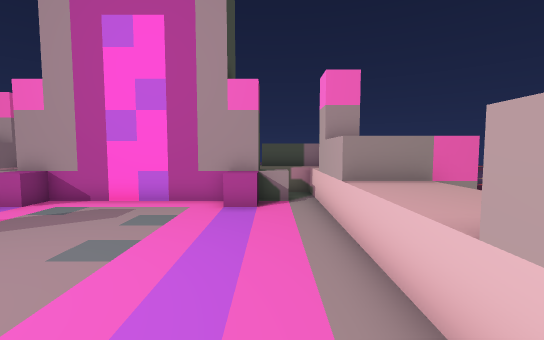
view 1 (above)

13 first-person views from a walk through a 3-D level made in the Unity game engine. The camera is 1.5 m above the floor, tilts 4° down and sees 90° across. The floor is counted in squares, 1 m on a side. Each view is taken from the middle of a square. On the plan, view 1 faces up. The plan holds only what a view shows up to about 14 squares ahead; the rest is blank. The place goes on beyond the plan.

view 2
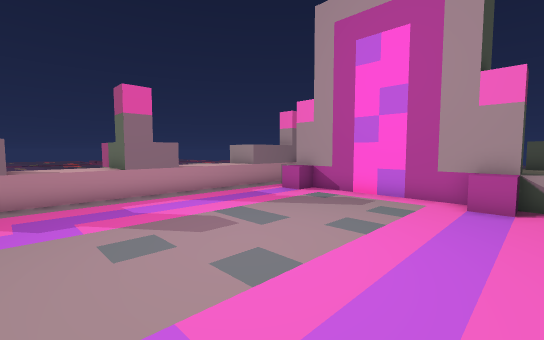

view 3
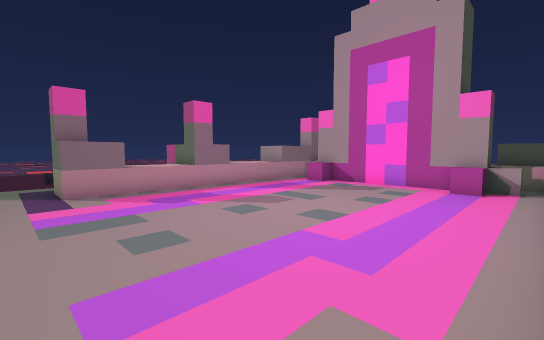

view 4
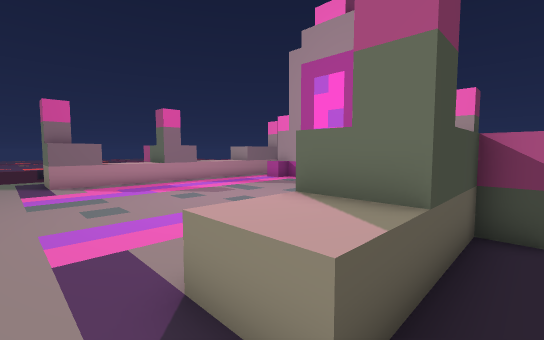

view 5
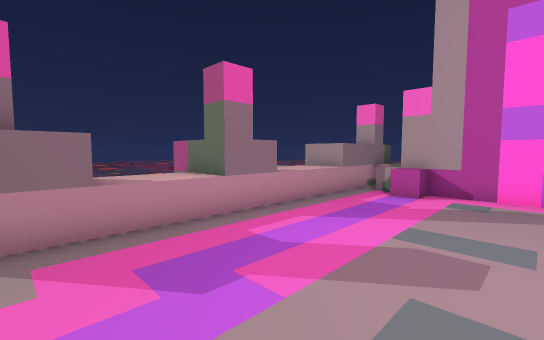

view 6
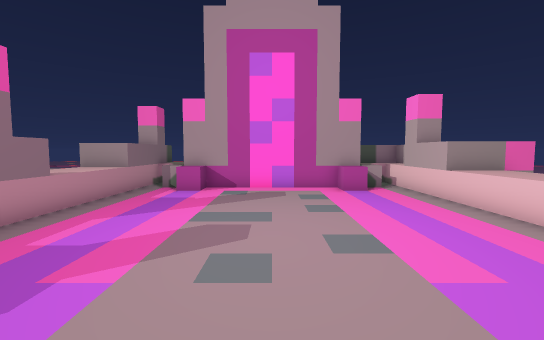

view 7
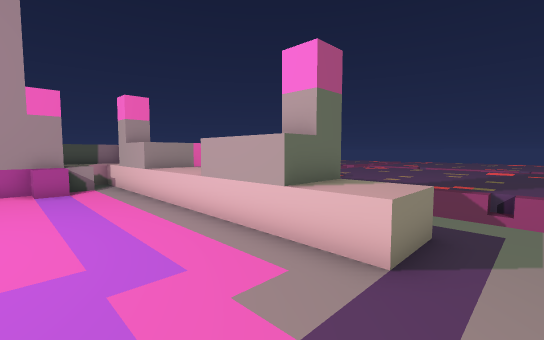

view 8
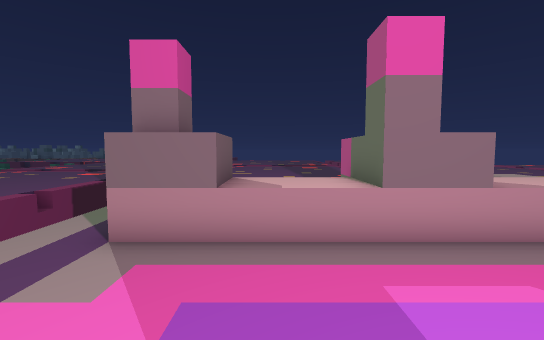

view 9
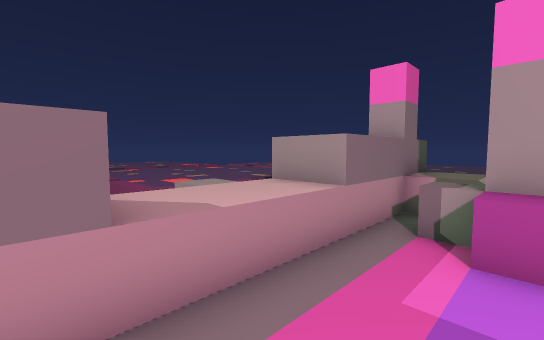

view 10
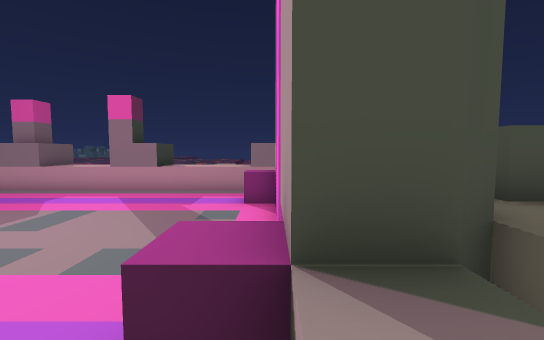

view 11
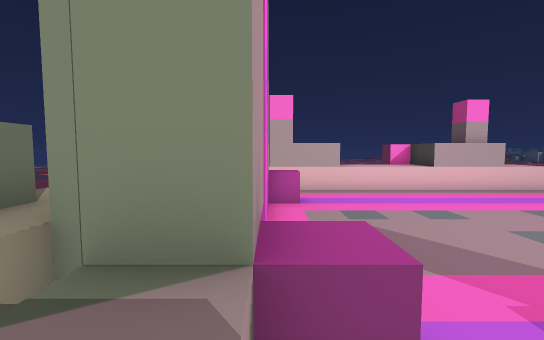

view 12
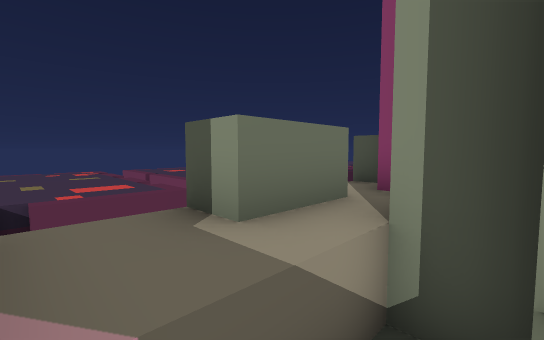

view 13
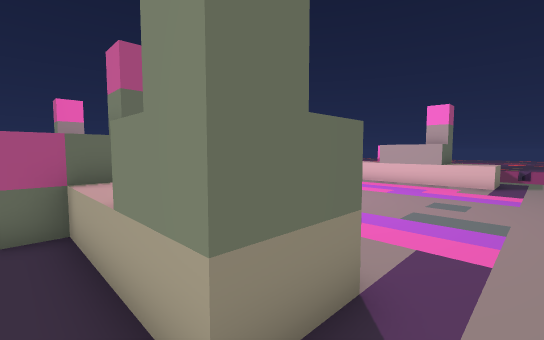

### Floor plan
Key: @ floor where view 1 was taken; # wall or solid block; . floor; ^ raised ledge; v drop or lower ground.
Columns run from 12 left of view 1 to 4 right of it. Each row starts with its distance up from view 1.
 12    ^^    #
 11    ^^##  #^ ###
 10    ^^^##  #^^^^
  9   #.^###  ##^.^
  8   #.^#######^.#
  7  ^^..^.....^..#
  6 ^^^...........###
  5 .^^...........^^#
  4  ^^...........^^
  3   #...........^^#
  2 ###...........^##
  1  ^^...........##v
  0 .^^.........@.##.
 -1 v##...........^#.
 -2 .##...........^^.
 -3 .................
 -4 .................

Where each view was taken, in squares from view 1:
view 1: 0 up, 0 right, facing up
view 2: 1 down, 0 right, facing up-left
view 3: 4 down, 1 right, facing up-left
view 4: 4 down, 4 right, facing up-left
view 5: 2 down, 4 left, facing up-left
view 6: 3 down, 4 left, facing up
view 7: 4 down, 2 left, facing up-right
view 8: 0 up, 5 left, facing left
view 9: 3 up, 7 left, facing up-left
view 10: 8 up, 1 right, facing left
view 11: 8 up, 9 left, facing right
view 12: 9 up, 9 left, facing up-right
view 13: 4 down, 12 left, facing up-right
